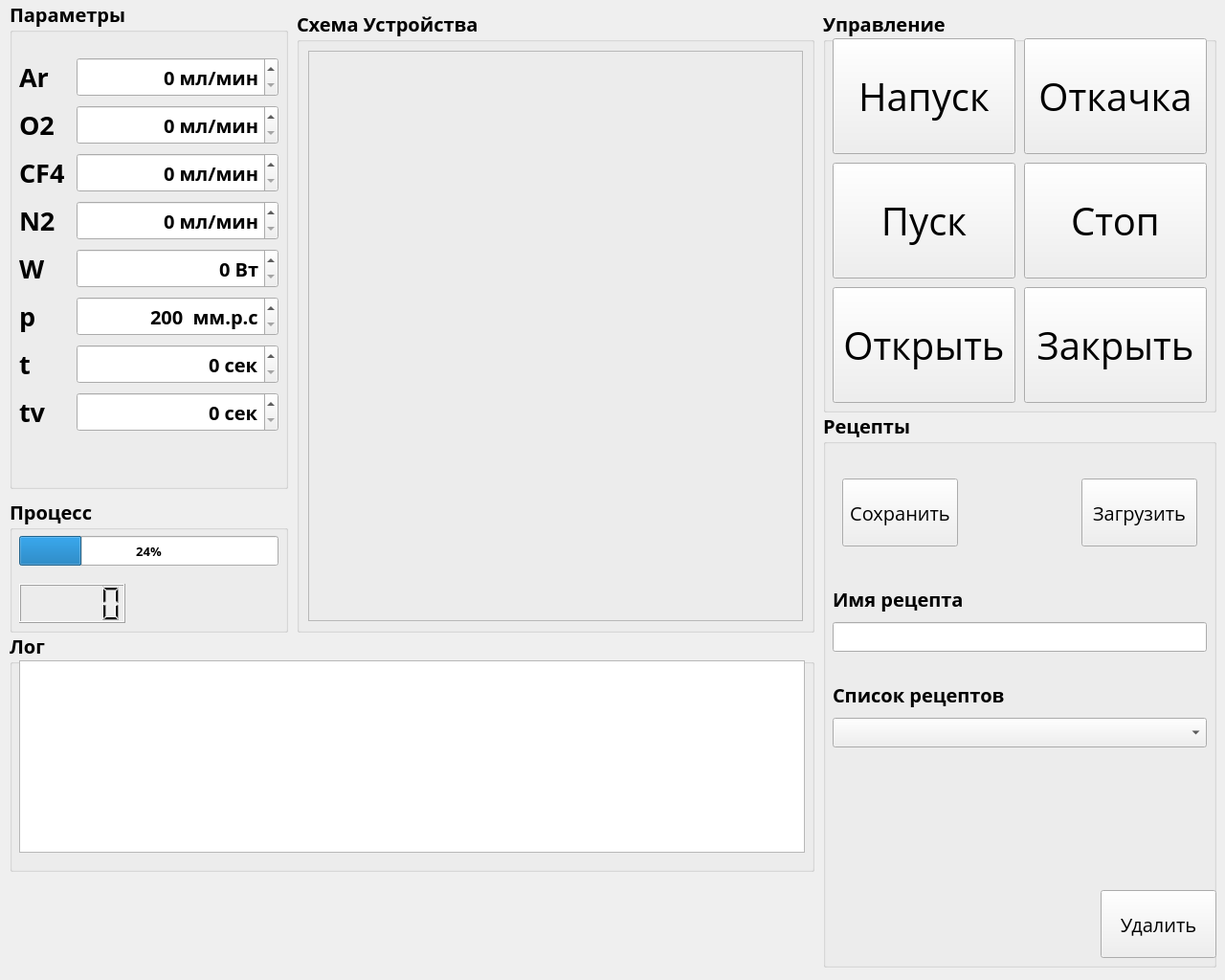
<?xml version="1.0" encoding="UTF-8"?>
<ui version="4.0">
 <class>MainWindow</class>
 <widget class="QMainWindow" name="MainWindow">
  <property name="enabled">
   <bool>true</bool>
  </property>
  <property name="geometry">
   <rect>
    <x>0</x>
    <y>0</y>
    <width>1280</width>
    <height>1024</height>
   </rect>
  </property>
  <property name="sizePolicy">
   <sizepolicy hsizetype="Fixed" vsizetype="Fixed">
    <horstretch>0</horstretch>
    <verstretch>0</verstretch>
   </sizepolicy>
  </property>
  <property name="windowTitle">
   <string>MainWindow</string>
  </property>
  <widget class="QWidget" name="centralwidget">
   <widget class="QGroupBox" name="ProcessgroupBox">
    <property name="geometry">
     <rect>
      <x>10</x>
      <y>520</y>
      <width>291</width>
      <height>141</height>
     </rect>
    </property>
    <property name="font">
     <font>
      <family>Open Sans</family>
      <pointsize>15</pointsize>
      <weight>75</weight>
      <bold>true</bold>
     </font>
    </property>
    <property name="layoutDirection">
     <enum>Qt::LeftToRight</enum>
    </property>
    <property name="autoFillBackground">
     <bool>false</bool>
    </property>
    <property name="title">
     <string>Процесс</string>
    </property>
    <widget class="QProgressBar" name="processprogressBar">
     <property name="geometry">
      <rect>
       <x>10</x>
       <y>40</y>
       <width>271</width>
       <height>31</height>
      </rect>
     </property>
     <property name="font">
      <font>
       <family>Open Sans</family>
       <pointsize>10</pointsize>
       <weight>75</weight>
       <bold>true</bold>
      </font>
     </property>
     <property name="value">
      <number>24</number>
     </property>
     <property name="textVisible">
      <bool>true</bool>
     </property>
     <property name="invertedAppearance">
      <bool>false</bool>
     </property>
     <property name="textDirection">
      <enum>QProgressBar::TopToBottom</enum>
     </property>
     <property name="format">
      <string>%p%</string>
     </property>
    </widget>
    <widget class="QLCDNumber" name="processtimelcdNumber">
     <property name="geometry">
      <rect>
       <x>10</x>
       <y>90</y>
       <width>111</width>
       <height>41</height>
      </rect>
     </property>
    </widget>
   </widget>
   <widget class="QGroupBox" name="groupBox">
    <property name="geometry">
     <rect>
      <x>10</x>
      <y>0</y>
      <width>291</width>
      <height>511</height>
     </rect>
    </property>
    <property name="font">
     <font>
      <family>Open Sans</family>
      <pointsize>15</pointsize>
      <weight>75</weight>
      <bold>true</bold>
     </font>
    </property>
    <property name="title">
     <string>Параметры</string>
    </property>
    <widget class="QLabel" name="ArLabel">
     <property name="geometry">
      <rect>
       <x>10</x>
       <y>70</y>
       <width>51</width>
       <height>21</height>
      </rect>
     </property>
     <property name="font">
      <font>
       <family>Open Sans</family>
       <pointsize>20</pointsize>
       <weight>75</weight>
       <bold>true</bold>
      </font>
     </property>
     <property name="text">
      <string>Ar</string>
     </property>
    </widget>
    <widget class="QLabel" name="ArLabel_4">
     <property name="geometry">
      <rect>
       <x>10</x>
       <y>220</y>
       <width>51</width>
       <height>21</height>
      </rect>
     </property>
     <property name="font">
      <font>
       <family>Open Sans</family>
       <pointsize>20</pointsize>
       <weight>75</weight>
       <bold>true</bold>
      </font>
     </property>
     <property name="text">
      <string>N2</string>
     </property>
    </widget>
    <widget class="QLabel" name="O2Label_2">
     <property name="geometry">
      <rect>
       <x>10</x>
       <y>120</y>
       <width>51</width>
       <height>21</height>
      </rect>
     </property>
     <property name="font">
      <font>
       <family>Open Sans</family>
       <pointsize>20</pointsize>
       <weight>75</weight>
       <bold>true</bold>
      </font>
     </property>
     <property name="text">
      <string>O2</string>
     </property>
    </widget>
    <widget class="QLabel" name="ArLabel_3">
     <property name="geometry">
      <rect>
       <x>10</x>
       <y>170</y>
       <width>51</width>
       <height>21</height>
      </rect>
     </property>
     <property name="font">
      <font>
       <family>Open Sans</family>
       <pointsize>20</pointsize>
       <weight>75</weight>
       <bold>true</bold>
      </font>
     </property>
     <property name="text">
      <string>CF4</string>
     </property>
    </widget>
    <widget class="QLabel" name="ArLabel_8">
     <property name="geometry">
      <rect>
       <x>10</x>
       <y>270</y>
       <width>51</width>
       <height>21</height>
      </rect>
     </property>
     <property name="font">
      <font>
       <family>Open Sans</family>
       <pointsize>20</pointsize>
       <weight>75</weight>
       <bold>true</bold>
      </font>
     </property>
     <property name="text">
      <string>W</string>
     </property>
    </widget>
    <widget class="QLabel" name="ArLabel_7">
     <property name="geometry">
      <rect>
       <x>10</x>
       <y>420</y>
       <width>51</width>
       <height>21</height>
      </rect>
     </property>
     <property name="font">
      <font>
       <family>Open Sans</family>
       <pointsize>20</pointsize>
       <weight>75</weight>
       <bold>true</bold>
      </font>
     </property>
     <property name="text">
      <string>tv</string>
     </property>
    </widget>
    <widget class="QLabel" name="ArLabel_5">
     <property name="geometry">
      <rect>
       <x>10</x>
       <y>310</y>
       <width>51</width>
       <height>41</height>
      </rect>
     </property>
     <property name="font">
      <font>
       <family>Open Sans</family>
       <pointsize>20</pointsize>
       <weight>75</weight>
       <bold>true</bold>
      </font>
     </property>
     <property name="text">
      <string>p</string>
     </property>
    </widget>
    <widget class="QSpinBox" name="ArspinBox">
     <property name="enabled">
      <bool>true</bool>
     </property>
     <property name="geometry">
      <rect>
       <x>70</x>
       <y>60</y>
       <width>211</width>
       <height>41</height>
      </rect>
     </property>
     <property name="wrapping">
      <bool>false</bool>
     </property>
     <property name="frame">
      <bool>true</bool>
     </property>
     <property name="alignment">
      <set>Qt::AlignRight|Qt::AlignTrailing|Qt::AlignVCenter</set>
     </property>
     <property name="readOnly">
      <bool>false</bool>
     </property>
     <property name="accelerated">
      <bool>false</bool>
     </property>
     <property name="keyboardTracking">
      <bool>true</bool>
     </property>
     <property name="suffix">
      <string notr="true"> мл/мин</string>
     </property>
     <property name="maximum">
      <number>50</number>
     </property>
     <property name="displayIntegerBase">
      <number>10</number>
     </property>
    </widget>
    <widget class="QSpinBox" name="O2spinBox">
     <property name="geometry">
      <rect>
       <x>70</x>
       <y>110</y>
       <width>211</width>
       <height>41</height>
      </rect>
     </property>
     <property name="alignment">
      <set>Qt::AlignRight|Qt::AlignTrailing|Qt::AlignVCenter</set>
     </property>
     <property name="specialValueText">
      <string/>
     </property>
     <property name="suffix">
      <string notr="true"> мл/мин</string>
     </property>
     <property name="prefix">
      <string notr="true"/>
     </property>
     <property name="maximum">
      <number>50</number>
     </property>
    </widget>
    <widget class="QSpinBox" name="CF4spinBox">
     <property name="geometry">
      <rect>
       <x>70</x>
       <y>160</y>
       <width>211</width>
       <height>41</height>
      </rect>
     </property>
     <property name="alignment">
      <set>Qt::AlignRight|Qt::AlignTrailing|Qt::AlignVCenter</set>
     </property>
     <property name="suffix">
      <string notr="true"> мл/мин</string>
     </property>
     <property name="maximum">
      <number>50</number>
     </property>
    </widget>
    <widget class="QSpinBox" name="N2spinBox">
     <property name="geometry">
      <rect>
       <x>70</x>
       <y>210</y>
       <width>211</width>
       <height>41</height>
      </rect>
     </property>
     <property name="alignment">
      <set>Qt::AlignRight|Qt::AlignTrailing|Qt::AlignVCenter</set>
     </property>
     <property name="suffix">
      <string notr="true"> мл/мин</string>
     </property>
     <property name="maximum">
      <number>50</number>
     </property>
    </widget>
    <widget class="QSpinBox" name="WspinBox">
     <property name="geometry">
      <rect>
       <x>70</x>
       <y>260</y>
       <width>211</width>
       <height>41</height>
      </rect>
     </property>
     <property name="alignment">
      <set>Qt::AlignRight|Qt::AlignTrailing|Qt::AlignVCenter</set>
     </property>
     <property name="suffix">
      <string notr="true"> Вт</string>
     </property>
     <property name="maximum">
      <number>250</number>
     </property>
    </widget>
    <widget class="QSpinBox" name="pspinBox">
     <property name="geometry">
      <rect>
       <x>70</x>
       <y>310</y>
       <width>211</width>
       <height>41</height>
      </rect>
     </property>
     <property name="alignment">
      <set>Qt::AlignRight|Qt::AlignTrailing|Qt::AlignVCenter</set>
     </property>
     <property name="suffix">
      <string notr="true">  мм.р.с</string>
     </property>
     <property name="minimum">
      <number>200</number>
     </property>
     <property name="maximum">
      <number>10000</number>
     </property>
    </widget>
    <widget class="QSpinBox" name="tvspinBox">
     <property name="geometry">
      <rect>
       <x>70</x>
       <y>410</y>
       <width>211</width>
       <height>41</height>
      </rect>
     </property>
     <property name="alignment">
      <set>Qt::AlignRight|Qt::AlignTrailing|Qt::AlignVCenter</set>
     </property>
     <property name="suffix">
      <string notr="true"> сек</string>
     </property>
     <property name="prefix">
      <string notr="true"/>
     </property>
     <property name="maximum">
      <number>20</number>
     </property>
    </widget>
    <widget class="QLabel" name="ArLabel_6">
     <property name="geometry">
      <rect>
       <x>10</x>
       <y>370</y>
       <width>51</width>
       <height>21</height>
      </rect>
     </property>
     <property name="font">
      <font>
       <family>Open Sans</family>
       <pointsize>20</pointsize>
       <weight>75</weight>
       <bold>true</bold>
      </font>
     </property>
     <property name="text">
      <string>t</string>
     </property>
    </widget>
    <widget class="QSpinBox" name="tspinBox">
     <property name="geometry">
      <rect>
       <x>70</x>
       <y>360</y>
       <width>211</width>
       <height>41</height>
      </rect>
     </property>
     <property name="alignment">
      <set>Qt::AlignRight|Qt::AlignTrailing|Qt::AlignVCenter</set>
     </property>
     <property name="suffix">
      <string notr="true"> сек</string>
     </property>
     <property name="maximum">
      <number>1200</number>
     </property>
     <property name="singleStep">
      <number>0</number>
     </property>
    </widget>
   </widget>
   <widget class="QGroupBox" name="groupBox_2">
    <property name="geometry">
     <rect>
      <x>310</x>
      <y>10</y>
      <width>541</width>
      <height>651</height>
     </rect>
    </property>
    <property name="font">
     <font>
      <family>Open Sans</family>
      <pointsize>15</pointsize>
      <weight>75</weight>
      <bold>true</bold>
     </font>
    </property>
    <property name="title">
     <string>Схема Устройства</string>
    </property>
    <layout class="QVBoxLayout" name="verticalLayout">
     <item>
      <widget class="QFrame" name="frame">
       <property name="frameShape">
        <enum>QFrame::StyledPanel</enum>
       </property>
       <property name="frameShadow">
        <enum>QFrame::Raised</enum>
       </property>
      </widget>
     </item>
    </layout>
   </widget>
   <widget class="QGroupBox" name="groupBox_3">
    <property name="geometry">
     <rect>
      <x>860</x>
      <y>10</y>
      <width>411</width>
      <height>421</height>
     </rect>
    </property>
    <property name="font">
     <font>
      <family>Open Sans</family>
      <pointsize>15</pointsize>
      <weight>75</weight>
      <bold>true</bold>
     </font>
    </property>
    <property name="title">
     <string>Управление</string>
    </property>
    <widget class="QPushButton" name="VentButton">
     <property name="geometry">
      <rect>
       <x>10</x>
       <y>30</y>
       <width>191</width>
       <height>121</height>
      </rect>
     </property>
     <property name="sizePolicy">
      <sizepolicy hsizetype="Fixed" vsizetype="Fixed">
       <horstretch>0</horstretch>
       <verstretch>0</verstretch>
      </sizepolicy>
     </property>
     <property name="font">
      <font>
       <family>Open Sans</family>
       <pointsize>30</pointsize>
       <weight>50</weight>
       <bold>false</bold>
      </font>
     </property>
     <property name="text">
      <string>Напуск</string>
     </property>
     <property name="iconSize">
      <size>
       <width>16</width>
       <height>16</height>
      </size>
     </property>
     <property name="autoDefault">
      <bool>false</bool>
     </property>
     <property name="default">
      <bool>false</bool>
     </property>
     <property name="flat">
      <bool>false</bool>
     </property>
    </widget>
    <widget class="QPushButton" name="StartButton">
     <property name="geometry">
      <rect>
       <x>10</x>
       <y>160</y>
       <width>191</width>
       <height>121</height>
      </rect>
     </property>
     <property name="sizePolicy">
      <sizepolicy hsizetype="Fixed" vsizetype="Fixed">
       <horstretch>0</horstretch>
       <verstretch>0</verstretch>
      </sizepolicy>
     </property>
     <property name="font">
      <font>
       <family>Open Sans</family>
       <pointsize>30</pointsize>
       <weight>50</weight>
       <bold>false</bold>
      </font>
     </property>
     <property name="text">
      <string>Пуск</string>
     </property>
     <property name="iconSize">
      <size>
       <width>16</width>
       <height>16</height>
      </size>
     </property>
     <property name="autoDefault">
      <bool>false</bool>
     </property>
     <property name="default">
      <bool>false</bool>
     </property>
     <property name="flat">
      <bool>false</bool>
     </property>
    </widget>
    <widget class="QPushButton" name="LidUpButton">
     <property name="geometry">
      <rect>
       <x>10</x>
       <y>290</y>
       <width>191</width>
       <height>121</height>
      </rect>
     </property>
     <property name="sizePolicy">
      <sizepolicy hsizetype="Fixed" vsizetype="Fixed">
       <horstretch>0</horstretch>
       <verstretch>0</verstretch>
      </sizepolicy>
     </property>
     <property name="font">
      <font>
       <family>Open Sans</family>
       <pointsize>30</pointsize>
       <weight>50</weight>
       <bold>false</bold>
      </font>
     </property>
     <property name="text">
      <string>Открыть</string>
     </property>
     <property name="iconSize">
      <size>
       <width>16</width>
       <height>16</height>
      </size>
     </property>
     <property name="autoDefault">
      <bool>false</bool>
     </property>
     <property name="default">
      <bool>false</bool>
     </property>
     <property name="flat">
      <bool>false</bool>
     </property>
    </widget>
    <widget class="QPushButton" name="LidDownButton">
     <property name="geometry">
      <rect>
       <x>210</x>
       <y>290</y>
       <width>191</width>
       <height>121</height>
      </rect>
     </property>
     <property name="sizePolicy">
      <sizepolicy hsizetype="Fixed" vsizetype="Fixed">
       <horstretch>0</horstretch>
       <verstretch>0</verstretch>
      </sizepolicy>
     </property>
     <property name="font">
      <font>
       <family>Open Sans</family>
       <pointsize>30</pointsize>
       <weight>50</weight>
       <bold>false</bold>
      </font>
     </property>
     <property name="text">
      <string>Закрыть</string>
     </property>
     <property name="iconSize">
      <size>
       <width>16</width>
       <height>16</height>
      </size>
     </property>
     <property name="autoDefault">
      <bool>false</bool>
     </property>
     <property name="default">
      <bool>false</bool>
     </property>
     <property name="flat">
      <bool>false</bool>
     </property>
    </widget>
    <widget class="QPushButton" name="StopButton">
     <property name="geometry">
      <rect>
       <x>210</x>
       <y>160</y>
       <width>191</width>
       <height>121</height>
      </rect>
     </property>
     <property name="sizePolicy">
      <sizepolicy hsizetype="Fixed" vsizetype="Fixed">
       <horstretch>0</horstretch>
       <verstretch>0</verstretch>
      </sizepolicy>
     </property>
     <property name="font">
      <font>
       <family>Open Sans</family>
       <pointsize>30</pointsize>
       <weight>50</weight>
       <bold>false</bold>
      </font>
     </property>
     <property name="text">
      <string>Стоп</string>
     </property>
     <property name="iconSize">
      <size>
       <width>16</width>
       <height>16</height>
      </size>
     </property>
     <property name="autoDefault">
      <bool>false</bool>
     </property>
     <property name="default">
      <bool>false</bool>
     </property>
     <property name="flat">
      <bool>false</bool>
     </property>
    </widget>
    <widget class="QPushButton" name="PumpButton">
     <property name="geometry">
      <rect>
       <x>210</x>
       <y>30</y>
       <width>191</width>
       <height>121</height>
      </rect>
     </property>
     <property name="sizePolicy">
      <sizepolicy hsizetype="Fixed" vsizetype="Fixed">
       <horstretch>0</horstretch>
       <verstretch>0</verstretch>
      </sizepolicy>
     </property>
     <property name="font">
      <font>
       <family>Open Sans</family>
       <pointsize>30</pointsize>
       <weight>50</weight>
       <bold>false</bold>
      </font>
     </property>
     <property name="text">
      <string>Откачка</string>
     </property>
     <property name="iconSize">
      <size>
       <width>16</width>
       <height>16</height>
      </size>
     </property>
     <property name="autoDefault">
      <bool>false</bool>
     </property>
     <property name="default">
      <bool>false</bool>
     </property>
     <property name="flat">
      <bool>false</bool>
     </property>
    </widget>
   </widget>
   <widget class="QGroupBox" name="groupBox_4">
    <property name="geometry">
     <rect>
      <x>860</x>
      <y>430</y>
      <width>411</width>
      <height>581</height>
     </rect>
    </property>
    <property name="font">
     <font>
      <family>Open Sans</family>
      <pointsize>15</pointsize>
      <weight>75</weight>
      <bold>true</bold>
     </font>
    </property>
    <property name="title">
     <string>Рецепты</string>
    </property>
    <widget class="QPushButton" name="SaveRecipeButton">
     <property name="geometry">
      <rect>
       <x>20</x>
       <y>70</y>
       <width>121</width>
       <height>71</height>
      </rect>
     </property>
     <property name="sizePolicy">
      <sizepolicy hsizetype="Fixed" vsizetype="Fixed">
       <horstretch>0</horstretch>
       <verstretch>0</verstretch>
      </sizepolicy>
     </property>
     <property name="font">
      <font>
       <family>Open Sans</family>
       <pointsize>15</pointsize>
       <weight>50</weight>
       <bold>false</bold>
      </font>
     </property>
     <property name="text">
      <string>Сохранить</string>
     </property>
     <property name="iconSize">
      <size>
       <width>16</width>
       <height>16</height>
      </size>
     </property>
     <property name="autoDefault">
      <bool>false</bool>
     </property>
     <property name="default">
      <bool>false</bool>
     </property>
     <property name="flat">
      <bool>false</bool>
     </property>
    </widget>
    <widget class="QPushButton" name="LoadRecipeButton">
     <property name="geometry">
      <rect>
       <x>270</x>
       <y>70</y>
       <width>121</width>
       <height>71</height>
      </rect>
     </property>
     <property name="sizePolicy">
      <sizepolicy hsizetype="Fixed" vsizetype="Fixed">
       <horstretch>0</horstretch>
       <verstretch>0</verstretch>
      </sizepolicy>
     </property>
     <property name="font">
      <font>
       <family>Open Sans</family>
       <pointsize>15</pointsize>
       <weight>50</weight>
       <bold>false</bold>
      </font>
     </property>
     <property name="text">
      <string>Загрузить</string>
     </property>
     <property name="iconSize">
      <size>
       <width>16</width>
       <height>16</height>
      </size>
     </property>
     <property name="autoDefault">
      <bool>false</bool>
     </property>
     <property name="default">
      <bool>false</bool>
     </property>
     <property name="flat">
      <bool>false</bool>
     </property>
    </widget>
    <widget class="QComboBox" name="comboRecipes">
     <property name="geometry">
      <rect>
       <x>10</x>
       <y>320</y>
       <width>391</width>
       <height>31</height>
      </rect>
     </property>
    </widget>
    <widget class="QPushButton" name="DeleteRecipeButton">
     <property name="geometry">
      <rect>
       <x>290</x>
       <y>500</y>
       <width>121</width>
       <height>71</height>
      </rect>
     </property>
     <property name="sizePolicy">
      <sizepolicy hsizetype="Fixed" vsizetype="Fixed">
       <horstretch>0</horstretch>
       <verstretch>0</verstretch>
      </sizepolicy>
     </property>
     <property name="font">
      <font>
       <family>Open Sans</family>
       <pointsize>15</pointsize>
       <weight>50</weight>
       <bold>false</bold>
      </font>
     </property>
     <property name="text">
      <string>Удалить</string>
     </property>
     <property name="iconSize">
      <size>
       <width>16</width>
       <height>16</height>
      </size>
     </property>
     <property name="autoDefault">
      <bool>false</bool>
     </property>
     <property name="default">
      <bool>false</bool>
     </property>
     <property name="flat">
      <bool>false</bool>
     </property>
    </widget>
    <widget class="QLineEdit" name="RecipeNameEdit">
     <property name="geometry">
      <rect>
       <x>10</x>
       <y>220</y>
       <width>391</width>
       <height>31</height>
      </rect>
     </property>
    </widget>
    <widget class="QLabel" name="RecipeNamelabel">
     <property name="geometry">
      <rect>
       <x>10</x>
       <y>180</y>
       <width>141</width>
       <height>31</height>
      </rect>
     </property>
     <property name="text">
      <string>Имя рецепта</string>
     </property>
    </widget>
    <widget class="QLabel" name="RecipesListLabel">
     <property name="geometry">
      <rect>
       <x>10</x>
       <y>280</y>
       <width>201</width>
       <height>31</height>
      </rect>
     </property>
     <property name="text">
      <string>Список рецептов</string>
     </property>
    </widget>
   </widget>
   <widget class="QGroupBox" name="LoggroupBox">
    <property name="geometry">
     <rect>
      <x>10</x>
      <y>660</y>
      <width>841</width>
      <height>251</height>
     </rect>
    </property>
    <property name="font">
     <font>
      <family>Open Sans</family>
      <pointsize>15</pointsize>
      <weight>75</weight>
      <bold>true</bold>
     </font>
    </property>
    <property name="title">
     <string>Лог</string>
    </property>
    <widget class="QTextEdit" name="textEdit_3">
     <property name="geometry">
      <rect>
       <x>10</x>
       <y>30</y>
       <width>821</width>
       <height>201</height>
      </rect>
     </property>
    </widget>
   </widget>
  </widget>
 </widget>
 <resources/>
 <connections/>
</ui>
